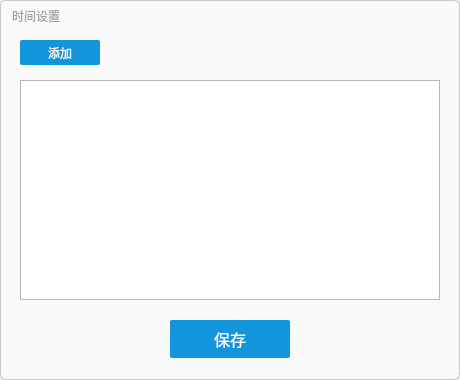
<?xml version="1.0" encoding="UTF-8"?>
<ui version="4.0">
 <class>Setting</class>
 <widget class="QWidget" name="Setting">
  <property name="geometry">
   <rect>
    <x>0</x>
    <y>0</y>
    <width>460</width>
    <height>380</height>
   </rect>
  </property>
  <property name="minimumSize">
   <size>
    <width>460</width>
    <height>380</height>
   </size>
  </property>
  <property name="maximumSize">
   <size>
    <width>460</width>
    <height>380</height>
   </size>
  </property>
  <property name="windowTitle">
   <string>Form</string>
  </property>
  <property name="styleSheet">
   <string notr="true"/>
  </property>
  <widget class="QWidget" name="main" native="true">
   <property name="geometry">
    <rect>
     <x>0</x>
     <y>0</y>
     <width>460</width>
     <height>380</height>
    </rect>
   </property>
   <property name="minimumSize">
    <size>
     <width>460</width>
     <height>380</height>
    </size>
   </property>
   <property name="maximumSize">
    <size>
     <width>460</width>
     <height>380</height>
    </size>
   </property>
   <property name="styleSheet">
    <string notr="true">QWidget#main{
	background-color: rgb(250, 250, 250);
    border: 1px solid rgb(196, 199, 206);
    border-radius: 6px;
    color: rgb(34, 34, 34);
}</string>
   </property>
   <widget class="QPushButton" name="close">
    <property name="geometry">
     <rect>
      <x>430</x>
      <y>5</y>
      <width>25</width>
      <height>25</height>
     </rect>
    </property>
    <property name="minimumSize">
     <size>
      <width>25</width>
      <height>25</height>
     </size>
    </property>
    <property name="maximumSize">
     <size>
      <width>25</width>
      <height>25</height>
     </size>
    </property>
    <property name="sizeIncrement">
     <size>
      <width>25</width>
      <height>25</height>
     </size>
    </property>
    <property name="baseSize">
     <size>
      <width>25</width>
      <height>25</height>
     </size>
    </property>
    <property name="font">
     <font>
      <pointsize>12</pointsize>
      <bold>true</bold>
     </font>
    </property>
    <property name="cursor">
     <cursorShape>PointingHandCursor</cursorShape>
    </property>
    <property name="styleSheet">
     <string notr="true">background-color: rgb(250, 250, 250);
color: rgb(164, 164, 164);
border: 0;</string>
    </property>
    <property name="text">
     <string/>
    </property>
    <property name="icon">
     <iconset resource="resources.qrc">
      <normaloff>:/resources/icon/close.png</normaloff>:/resources/icon/close.png</iconset>
    </property>
   </widget>
   <widget class="QLabel" name="title">
    <property name="geometry">
     <rect>
      <x>12</x>
      <y>5</y>
      <width>281</width>
      <height>21</height>
     </rect>
    </property>
    <property name="styleSheet">
     <string notr="true">color: rgb(164, 164, 164);
border: 0;
</string>
    </property>
    <property name="text">
     <string>时间设置</string>
    </property>
   </widget>
   <widget class="QPushButton" name="timeSave">
    <property name="geometry">
     <rect>
      <x>170</x>
      <y>320</y>
      <width>120</width>
      <height>38</height>
     </rect>
    </property>
    <property name="minimumSize">
     <size>
      <width>50</width>
      <height>25</height>
     </size>
    </property>
    <property name="maximumSize">
     <size>
      <width>999999</width>
      <height>10000002</height>
     </size>
    </property>
    <property name="font">
     <font>
      <family>MiSans</family>
      <pointsize>12</pointsize>
     </font>
    </property>
    <property name="cursor">
     <cursorShape>PointingHandCursor</cursorShape>
    </property>
    <property name="styleSheet">
     <string notr="true">background-color: rgb(18, 150, 219);
color: rgb(255, 255, 255);
border:  0;
border-radius: 2px;</string>
    </property>
    <property name="text">
     <string>保存</string>
    </property>
   </widget>
   <widget class="QPushButton" name="timeAdd">
    <property name="geometry">
     <rect>
      <x>20</x>
      <y>40</y>
      <width>80</width>
      <height>25</height>
     </rect>
    </property>
    <property name="minimumSize">
     <size>
      <width>50</width>
      <height>25</height>
     </size>
    </property>
    <property name="maximumSize">
     <size>
      <width>80</width>
      <height>25</height>
     </size>
    </property>
    <property name="cursor">
     <cursorShape>PointingHandCursor</cursorShape>
    </property>
    <property name="styleSheet">
     <string notr="true">background-color: rgb(18, 150, 219);
color: rgb(255, 255, 255);
border:  0;
border-radius: 2px;</string>
    </property>
    <property name="text">
     <string>添加</string>
    </property>
    <property name="icon">
     <iconset resource="resources.qrc">
      <normaloff>:/resources/icon/add.png</normaloff>:/resources/icon/add.png</iconset>
    </property>
   </widget>
   <widget class="QListWidget" name="timeList">
    <property name="geometry">
     <rect>
      <x>20</x>
      <y>80</y>
      <width>420</width>
      <height>220</height>
     </rect>
    </property>
    <property name="editTriggers">
     <set>QAbstractItemView::NoEditTriggers</set>
    </property>
   </widget>
  </widget>
 </widget>
 <resources>
  <include location="resources.qrc"/>
 </resources>
 <connections/>
</ui>
